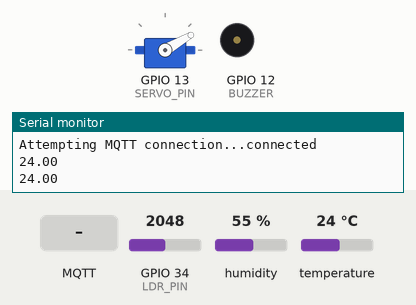
This sketch was run on a simulated ESP32. Parts: servo, buzzer (waves = sounding), the last lines printed to the serial monitor. Inputs (shaded band) come from the test bench; at power-on: GPIO 34 (LDR_PIN) = 2048, humidity 55 %, temperature 24 °C. WiFi joins after 1.5 s; servers stay silent unless stated; no MQTT or app messages arrive unless stated.

Above: at 2.7 s.
2.8 s: MQTT message "1" arrives on the first subscribed topic
At 4.4 s:
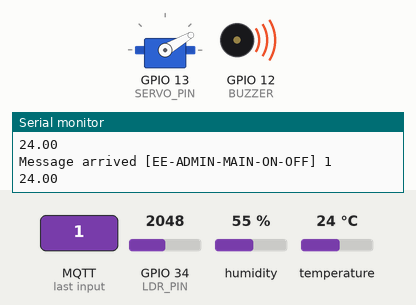
5.0 s: MQTT message "EE-ADMIN-MAIN-ON-OFF" arrives on the first subscribed topic
At 6.7 s:
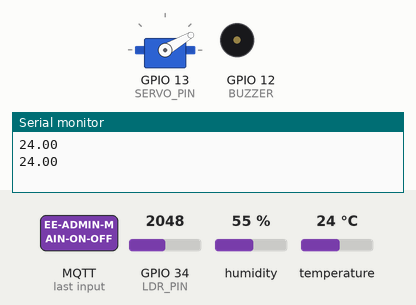
Timing chart, 0 to 8.2 s (numbered marks = the images above; inputs shaded):
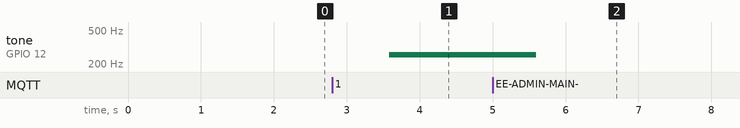

The sketch:

esp32-http-server.ino
```cpp
#include <WiFi.h>
#include <PubSubClient.h>
#include "DHTesp.h"
#include <NTPClient.h>
#include <ESP32Servo.h>
#include <math.h>

#define DHT_PIN 15
#define BUZZER 12
#define LDR_PIN 34
#define SERVO_PIN 13

WiFiClient espClient;
PubSubClient mqttClient(espClient);

WiFiUDP ntpUDP;
NTPClient timeClient(ntpUDP);

char tempAr[6];
char lightIntensityAr[6];

DHTesp dhtSensor;
Servo shadeServo;

bool isScheduledON = false;
unsigned long scheduledOnTime;

// Light intensity sampling and averaging
float lightIntensitySum = 0;
int lightSampleCount = 0;
float lastAverageLightIntensity = 0;

// Configurable parameters with default values
int samplingInterval = 5;  // ts in seconds (default: 5s)
int sendingInterval = 120;  // tu in seconds (default: 2 minutes = 120s)
float minAngle = 30;       // θ_offset (default: 30 degrees)
float controllingFactor = 0.75;  // γ (default: 0.75)
float idealTemp = 30;      // T_med (default: 30°C)

// Timing variables
unsigned long lastSampleTime = 0;
unsigned long lastSendTime = 0;

void setup() {
  Serial.begin(115200);

  setupWifi();

  setupMqtt();

  dhtSensor.setup(DHT_PIN, DHTesp::DHT22);

  timeClient.begin();
  timeClient.setTimeOffset(5.5 * 3600);

  pinMode(BUZZER, OUTPUT);
  digitalWrite(BUZZER, LOW);

  // Initialize servo for shaded window
  shadeServo.attach(SERVO_PIN);
  shadeServo.write(minAngle);  // Set initial position to minimum angle

  pinMode(LDR_PIN, INPUT);
}

void loop() {
  if (!mqttClient.connected()) {
    connectToBroker();
  }
  mqttClient.loop();

  updateTemperature();
  Serial.println(tempAr);
  mqttClient.publish("EE-ADMIN-TEMP", tempAr);

  checkSchedule();

  // Handle light intensity sampling and averaging
  unsigned long currentTime = millis();

  // Sample light intensity every `samplingInterval` seconds
  if (currentTime - lastSampleTime >= samplingInterval * 1000) {
    float lightIntensity = readLightIntensity();
    lightIntensitySum += lightIntensity;
    lightSampleCount++;
    lastSampleTime = currentTime;
  }

  // Send average light intensity every `sendingInterval` seconds
  if (currentTime - lastSendTime >= sendingInterval * 1000) {
    if (lightSampleCount > 0) {
      lastAverageLightIntensity = lightIntensitySum / lightSampleCount;
      String(lastAverageLightIntensity, 2).toCharArray(lightIntensityAr, 6);
      mqttClient.publish("EE-ADMIN-LIGHT-INTENSITY", lightIntensityAr);
      Serial.print("Average Light Intensity: ");
      Serial.println(lastAverageLightIntensity);

      // Update servo angle based on light intensity and temperature
      updateServoAngle();
    }
    // Reset for next averaging period
    lightIntensitySum = 0;
    lightSampleCount = 0;
    lastSendTime = currentTime;
  }

  delay(1000);
}

void buzzerOn(bool on) {
  if (on) {
    tone(BUZZER, 256);
  } else {
    noTone(BUZZER);
  }
}

void setupMqtt() {
  mqttClient.setServer("broker.hivemq.com", 1883);
  mqttClient.setCallback(receiveCallback);
}

void receiveCallback(char* topic, byte* payload, unsigned int length) {
  Serial.print("Message arrived [");
  Serial.print(topic);
  Serial.print("] ");

  char payloadCharAr[length];
  for (int i = 0; i < length; i++) {
    Serial.print((char)payload[i]);
    payloadCharAr[i] = (char)payload[i];
  }

  Serial.println();

  if (strcmp(topic, "EE-ADMIN-MAIN-ON-OFF") == 0) {
    buzzerOn(payloadCharAr[0] == '1');
  } else if (strcmp(topic, "EE-ADMIN-SCH-ON") == 0) {
    if (payloadCharAr[0] == 'N') {
      isScheduledON = false;
    } else {
      isScheduledON = true;
      scheduledOnTime = atol(payloadCharAr);
    }
  } else if (strcmp(topic, "EE-ADMIN-SAMPLE-INTERVAL") == 0) {
    samplingInterval = atoi(payloadCharAr);
    Serial.print("Sampling Interval Updated: ");
    Serial.println(samplingInterval);
  } else if (strcmp(topic, "EE-ADMIN-SEND-INTERVAL") == 0) {
    sendingInterval = atoi(payloadCharAr);
    Serial.print("Sending Interval Updated: ");
    Serial.println(sendingInterval);
  } else if (strcmp(topic, "EE-ADMIN-MIN-ANGLE") == 0) {
    minAngle = atoi(payloadCharAr);
    Serial.print("Minimum Angle Updated: ");
    Serial.println(minAngle);
  } else if (strcmp(topic, "EE-ADMIN-CONTROLLING-FACTOR") == 0) {
    controllingFactor = atof(payloadCharAr);
    Serial.print("Controlling Factor Updated: ");
    Serial.println(controllingFactor);
  } else if (strcmp(topic, "EE-ADMIN-IDEAL-TEMP") == 0) {
    idealTemp = atof(payloadCharAr);
    Serial.print("Ideal Temperature Updated: ");
    Serial.println(idealTemp);
  }
}

void connectToBroker() {
  while (!mqttClient.connected()) {
    Serial.print("Attempting MQTT connection...");
    if (mqttClient.connect("ESP32-12345")) {
      Serial.println("connected");
      mqttClient.subscribe("EE-ADMIN-MAIN-ON-OFF");
      mqttClient.subscribe("EE-ADMIN-SCH-ON");
      mqttClient.subscribe("EE-ADMIN-SAMPLE-INTERVAL");  // Subscribe to sampling interval
      mqttClient.subscribe("EE-ADMIN-SEND-INTERVAL");    // Subscribe to sending interval
      mqttClient.subscribe("EE-ADMIN-MIN-ANGLE");        // Subscribe to minimum angle
      mqttClient.subscribe("EE-ADMIN-CONTROLLING-FACTOR");  // Subscribe to controlling factor
      mqttClient.subscribe("EE-ADMIN-IDEAL-TEMP");       // Subscribe to ideal temperature
    } else {
      Serial.print("failed ");
      Serial.print(mqttClient.state());
      delay(5000);
    }
  }
}

void updateTemperature() {
  TempAndHumidity data = dhtSensor.getTempAndHumidity();
  String(data.temperature, 2).toCharArray(tempAr, 6);
}

void setupWifi() {
  Serial.println();
  Serial.print("Connecting to ");
  Serial.println("Wokwi-GUEST");
  WiFi.begin("Wokwi-GUEST", "");

  while (WiFi.status() != WL_CONNECTED) {
    delay(500);
    Serial.print(".");
  }

  Serial.println("WiFi connected");
  Serial.println("IP address: ");
  Serial.println(WiFi.localIP());
}

unsigned long getTime() {
  timeClient.update();
  return timeClient.getEpochTime();
}

void checkSchedule() {
  if (isScheduledON) {
    unsigned long currentTime = getTime();
    if (currentTime > scheduledOnTime) {
      buzzerOn(true);
      isScheduledON = false;
      mqttClient.publish("EE-ADMIN-MAIN-ON-OFF-ESP", "1");
      mqttClient.publish("EE-ADMIN-SCH-ESP-ON", "0");
      Serial.println("Scheduled ON");
    }
  }
}

// Read and normalize light intensity (0 to 1) for 0–100,000 lux range
float readLightIntensity() {
  int ldrValue = analogRead(LDR_PIN);  // Read raw LDR value (0–4095 on ESP32)
  float lux = (float)ldrValue * (100000.0 / 4095.0);  // Map to 0–100,000 lux
  float intensity = lux / 100000.0;  // Normalize to 0–1
  if (intensity < 0.0) intensity = 0.0;
  if (intensity > 1.0) intensity = 1.0;
  return intensity;
}

// Calculate and update servo angle based on the equation
void updateServoAngle() {
  TempAndHumidity data = dhtSensor.getTempAndHumidity();
  float currentTemp = data.temperature;  // T (measured temperature)

  // Equation: θ = θ_offset + (180 − θ_offset) × I × γ × ln(ts / tu) × (T / T_med)
  float I = lastAverageLightIntensity;  // Light intensity (0–1)
  float T = currentTemp;  // Current temperature
  float T_med = idealTemp;  // Ideal temperature
  float ts = (float)samplingInterval;  // Sampling interval in seconds
  float tu = (float)sendingInterval;   // Sending interval in seconds
  float gamma = controllingFactor;     // Controlling factor (γ)
  float theta_offset = minAngle;       // Minimum angle (θ_offset)

  // Calculate motor angle (θ)
  float angle = theta_offset;
  if (tu > 0 && ts > 0) {  // Avoid division by zero or invalid logarithm
    float logTerm = log(ts / tu);
    angle = theta_offset + (180 - theta_offset) * I * gamma * logTerm * (T / T_med);
  } else {
    Serial.println("Warning: Invalid ts or tu, using minimum angle");
  }

  // Ensure angle is within 0–180 degrees
  if (angle < 0) angle = 0;
  if (angle > 180) angle = 180;

  // Update servo position
  shadeServo.write((int)angle);
  Serial.print("Servo Angle: ");
  Serial.println(angle);
}
```

Measured:
- after the input at 2.8 s, tone on GPIO 12 (BUZZER): silent → 256 Hz after 0.78 s
- after the input at 5.0 s, tone on GPIO 12 (BUZZER): 256 Hz → silent after 0.60 s
